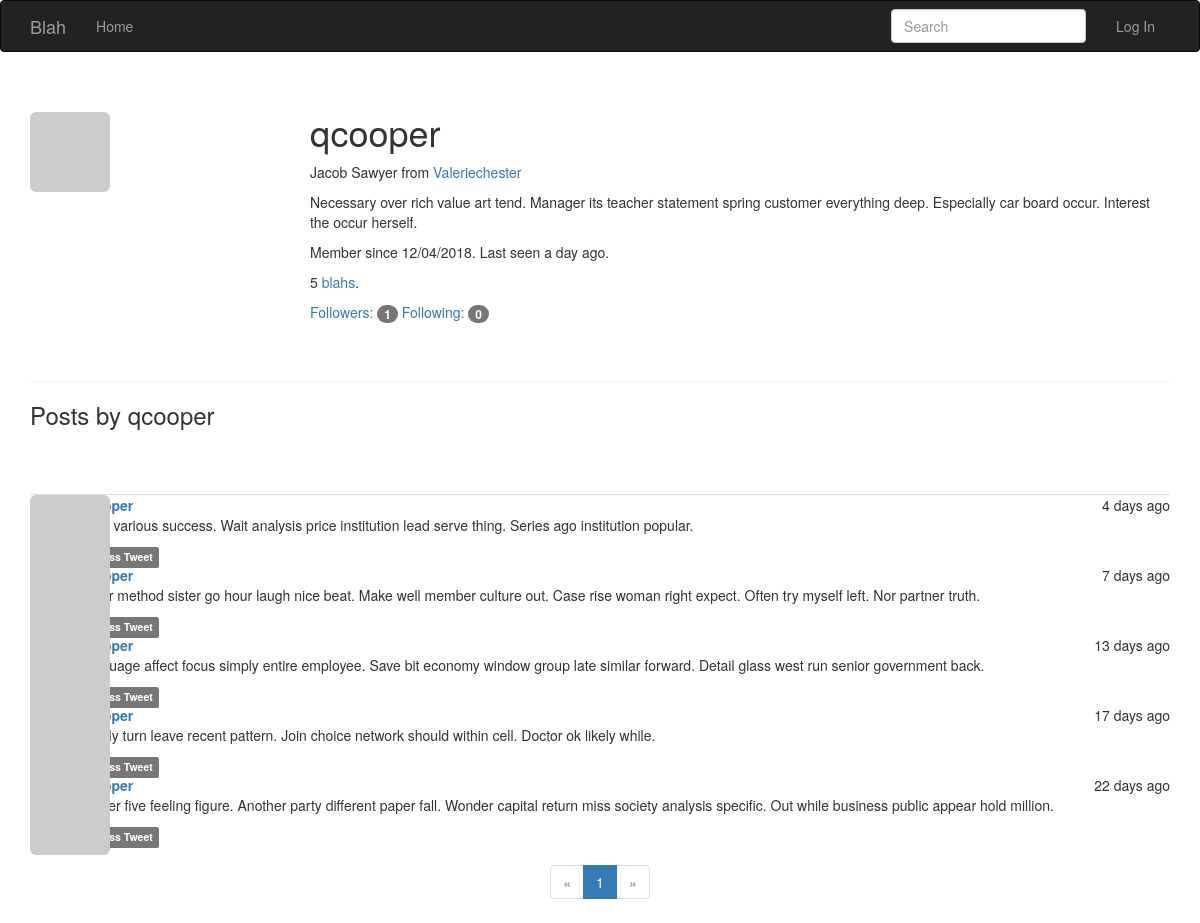
Screenshot of /user/qcooper with the database file from the repository.
### app/models.py (models this page shows, shortened)
class User(UserMixin, db.Model):
    __tablename__ = 'users'
    id = db.Column(db.Integer, primary_key=True)
    email = db.Column(db.String(64), unique=True, index=True)
    username = db.Column(db.String(64), unique=True, index=True)
    role_id = db.Column(db.Integer, db.ForeignKey('roles.id'))
    password_hash = db.Column(db.String(128))
    confirmed = db.Column(db.Boolean, default=False)
    name = db.Column(db.String(64))
    location = db.Column(db.String(64))
    about_me = db.Column(db.Text())
    member_since = db.Column(db.DateTime(), default=datetime.utcnow)
    last_seen = db.Column(db.DateTime(), default=datetime.utcnow)
    avatar_hash = db.Column(db.String(32))
    posts = db.relationship('Post', backref='author', lazy='dynamic')
    followed = db.relationship('Follow',
                               foreign_keys=[Follow.follower_id],
                               backref=db.backref('follower', lazy='joined'),
                               lazy='dynamic',
                               cascade='all, delete-orphan')
    followers = db.relationship('Follow',
                                foreign_keys=[Follow.followed_id],
                                backref=db.backref('followed', lazy='joined'),
                                lazy='dynamic',
                                cascade='all, delete-orphan')
    @property
    def password(self):
        raise AttributeError('Password is not a readable attribute')
    def gravatar(self, size=100, default='identicon', rating='g'):
        if request.is_secure:
            url = 'https://secure.gravatar.com/avatar'
        else:
            url = 'https://www.gravatar.com/avatar'
        hash = hashlib.md5(self.email.lower().encode('utf-8')).hexdigest()
        return '{url}/{hash}?s={size}&d={default}&r={rating}'.format(
            url=url, hash=hash, size=size, default=default, rating=rating)

class SearchableMixin(object):
    @classmethod
    def before_commit(cls, session):
        session._changes = {
            'add': list(session.new),
            'update': list(session.dirty),
            'delete': list(session.deleted)
        }
    @classmethod
    def after_commit(cls, session):
        for obj in session._changes['add']:
            if isinstance(obj, SearchableMixin):
                add_to_index(obj.__tablename__, obj)
        for obj in session._changes['update']:
            if isinstance(obj, SearchableMixin):
                add_to_index(obj.__tablename__, obj)
        for obj in session._changes['delete']:
            if isinstance(obj, SearchableMixin):
                remove_from_index(obj.__tablename__, obj)
        session._changes = None

class Post(SearchableMixin,db.Model):
    __searchable__ = ['body']
    __tablename__ = 'posts'
    id = db.Column(db.Integer, primary_key=True)
    body = db.Column(db.Text)
    body_html = db.Column(db.Text)
    timestamp = db.Column(db.DateTime, index=True, default=datetime.utcnow)
    author_id = db.Column(db.Integer, db.ForeignKey('users.id'))

### app/main/views.py (the view)
@main.route('/user/<username>')
def user(username):
    user = User.query.filter_by(username=username).first_or_404()
    if user is None:
            abort(404)
    page = request.args.get('page', 1, type=int)
    pagination = user.posts.order_by(Post.timestamp.desc()).paginate(
        page, per_page=current_app.config['POSTS_PER_PAGE'], error_out=False)
    posts = pagination.items
    max_number_of_followed=current_app.config['MAX_NUMBER_OF_FOLLOWED']
    return render_template('user.html', user=user, pagination=pagination, posts=posts, max_number_of_followed=max_number_of_followed)

### app/main/forms.py
class SearchForm(FlaskForm):
    q = StringField(_l('Search'), validators=[DataRequired()])
    def __init__(self, *args, **kwargs):
        if 'formdata' not in kwargs:
            kwargs['formdata'] = request.args
        if 'csrf_enabled' not in kwargs:
            kwargs['csrf_enabled'] = False
        super(SearchForm, self).__init__(*args, **kwargs)

### app/auth/views.py (called while the page is built)
@auth.before_app_request
def before_request():
    if current_user.is_authenticated:
        current_user.ping()
        if not current_user.confirmed \
                and request.endpoint \
                and request.blueprint != 'auth' \
                and request.endpoint != 'static':
            return redirect(url_for('auth.unconfirmed'))

### app/main/__init__.py (called while the page is built)
@main.app_context_processor
def inject_permissions():
    return dict(Permission=Permission)

### app/main/views.py (called while the page is built)
@main.before_app_request
def before_request():
    current_user.last_seen = datetime.utcnow()
    db.session.commit()
    g.search_form = SearchForm()
    g.locale = str(get_locale())

### app/models.py (called while the page is built)
    def can(self, permissions):
        return False

    def is_administrator(self):
        return False

### app/templates/user.html (shortened to what this page needs)
{% extends "base.html" %}
{% import "bootstrap/wtf.html" as wtf %}
{% import "macros.html" as macros %}
{% block page_content %}
<div class="page-header">
  <img class="img-rounded profile-thumbnail" src="{{ user.gravatar(size=256) }}">
  <div class="profile-header">
    <h1>{{ user.username }}</h1>
    {% if user.name or user.location %}
    <p>
        {% if user.name %}{{ user.name }}{% endif %}
        {% if user.location %}
            from <a href="http://maps.google.com/?q={{ user.location }}">
              {{ user.location }}
            </a>
        {% endif %}
    </p>
    {% endif %}
    {% if user.about_me %}<p>{{ user.about_me }}</p>{% endif %}
    <p>Member since {{ moment(user.member_since).format('L') }}. Last seen {{ moment(user.last_seen).fromNow() }}.</p>
    <p>{{ user.posts.count() }} <a href="{{ url_for('.user', username=user.username) }}">blahs</a>.</p>
    <p>
        <a href="{{ url_for('.followers', username=user.username) }}">Followers: <span class="badge">{{ user.followers.count() - 1}}</span></a>
        <a href="{{ url_for('.followed_by', username=user.username) }}">Following: <span class="badge">{{ user.followed.count() - 1}}</span></a>
    </p>
  </div>
</div>
<h3>Posts by {{ user.username }}</h3>
{% include 'templatePosts.html' %}
{% if pagination %}
<div class="text-center">
    {{ macros.pagination_widget(pagination, '.user', username=user.username) }}
</div>
{% endif %}
{% endblock %}

### app/templates/templatePosts.html
<br><br>
<ul class="posts">
    {% for post in posts %}
    <li class="list-unstyled">
        <div class="post-thumbnail" >
            <a href="{{ url_for('.user', username=post.author.username) }}">
                <img class="img-rounded profile-thumbnail" src="{{ post.author.gravatar(size=40) }}">
            </a>
        </div>
        <div class="post-content">
            <div class="post-date">{{ moment(post.timestamp).fromNow() }}</div>
            <div class="post-author"><a href="{{ url_for('.user', username=post.author.username) }}">{{ post.author.username }}</a></div>
            <div class="post-body">
              {% if post.body_html %}
                {{ post.body_html | safe }}
              {% else %}
                {{ post.body }}
              {% endif %}
            </div>
            <div class="post-footer">
                <a href="{{ url_for('.post', id=post.id) }}">
                    <span class="label label-default">Access Tweet</span>
                </a>
            </div>
        </div>
    </li>
    {% endfor %}
</ul>

### app/static/styles.css (style rules this page uses)
.profile-thumbnail { position: absolute; }
.profile-header { min-height: 260px; margin-left: 280px; }
ul.posts { list-style-type: none; padding: 0px; margin: 16px 0px 0px 0px; border-top: 1px solid #e0e0e0; }
div.post-date { float: right; }
div.post-author { font-weight: bold; }
div.post-thumbnail { position: absolute; }
div.post-content { margin-left: 48px; min-height: 48px; }

### rows the page displays
User: username "qcooper", name "Jacob Sawyer", location "Valeriechester", about_me "Necessary over rich value art tend. Manager its teacher statement spring customer everything deep. Especially car board occur. Interest the occur herself.", member_since "12/04/2018", last_seen "a day ago"
Post: timestamp "4 days ago", body_html "Point various success. Wait analysis price institution lead serve thing. Series ago institution popular."
Post: timestamp "7 days ago", body_html "Letter method sister go hour laugh nice beat. Make well member culture out. Case rise woman right expect. Often try myself left. Nor partner truth."
Post: timestamp "13 days ago", body_html "Language affect focus simply entire employee. Save bit economy window group late similar forward. Detail glass west run senior government back."
Post: timestamp "17 days ago", body_html "Family turn leave recent pattern. Join choice network should within cell. Doctor ok likely while."
Post: timestamp "22 days ago", body_html "Career five feeling figure. Another party different paper fall. Wonder capital return miss society analysis specific. Out while business public appear hold million."

### other values shown
{{ user.posts.count() }} "5"
{{ user.followers.count() - 1 }} "1"
{{ user.followed.count() - 1 }} "0"
{{ p }} "1"
